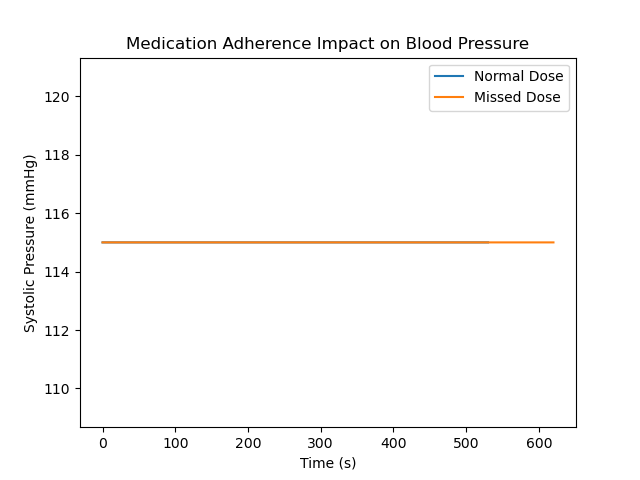

Recreate this plot in Python.
import pandas as pd
import matplotlib.pyplot as plt

normal = pd.read_csv("PrednisoneScenarioResults.csv")
missed = pd.read_csv("MissedDoseScenarioResults.csv")

plt.plot(
    normal["Time(s)"].to_numpy(),
    normal["SystolicArterialPressure(mmHg)"].to_numpy(),
    label="Normal Dose"
)

plt.plot(
    missed["Time(s)"].to_numpy(),
    missed["SystolicArterialPressure(mmHg)"].to_numpy(),
    label="Missed Dose"
)

plt.xlabel("Time (s)")
plt.ylabel("Systolic Pressure (mmHg)")
plt.title("Medication Adherence Impact on Blood Pressure")
plt.legend()

plt.savefig("pressure_graph.png")
plt.show()
